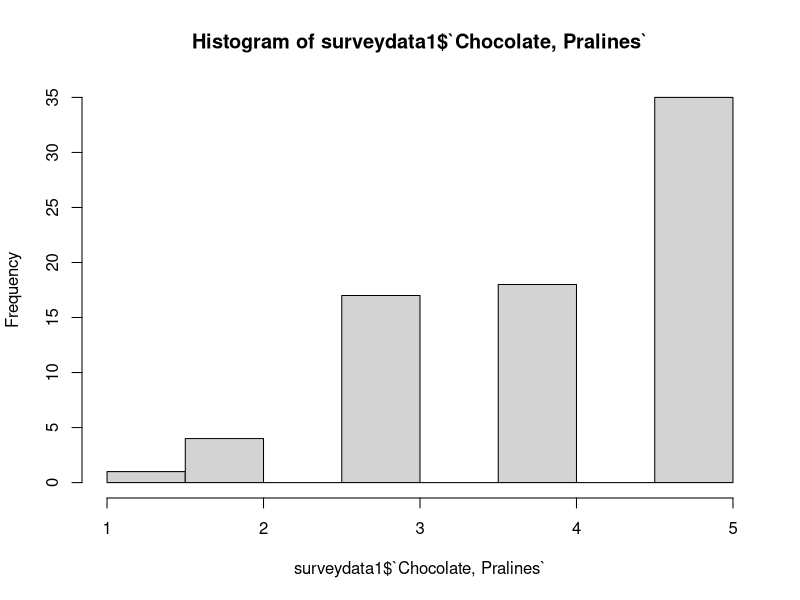
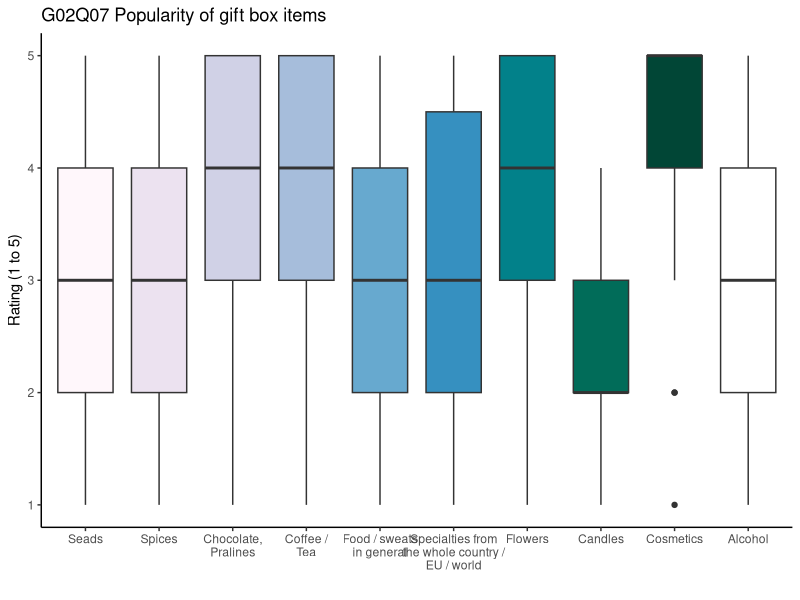
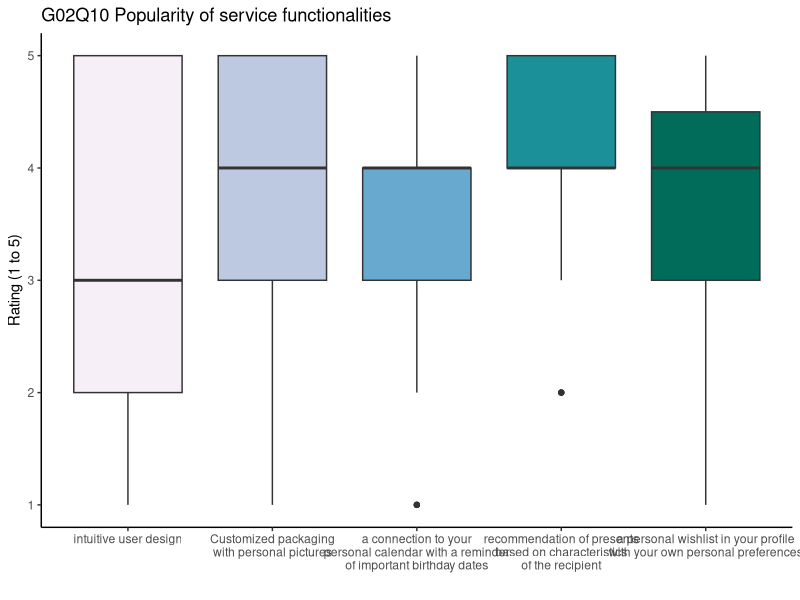
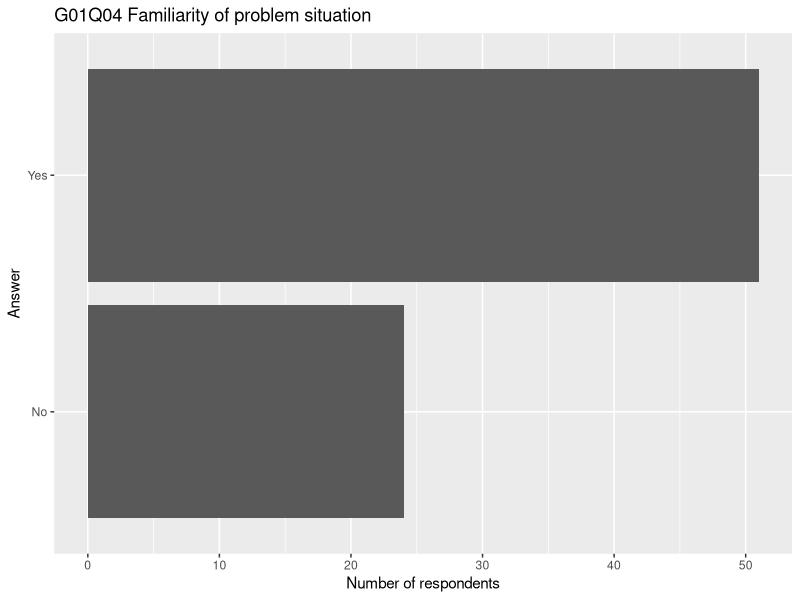

Write the R code that produced these figures, in order.
#######################################
#                                     #
#            gift giving              #
#          survey analysis            #
#                                     #
#            Thomas FROST             #
#           Antonia GERKEN            #
#           Anita LINDBERG            #
#             Diane OWIN              #
#                                     #
#       emlyon business school        #
#                                     #
#       https://lyonexchange.fr       #
#     gift-giving@lyonexchange.fr     #
#                                     #
#######################################



# 00 - Setup #############################

# setwd("~/Studium/Master/Module/5A2M21 Advanced Topics in Digital Marketing/Gruppenarbeit/GiftGiving")

# install.packages("tidyverse")
# install.packages("fastDummies")
# install.packages("openxlsx")
# install.packages("data.table")


library(tidyverse)
library(fastDummies)
library(openxlsx)
library(data.table)


# 01 - Read data #########################

surveydata <- read_csv(file = "results-survey282822_20211009-1210.csv")

# 02 - Clean data #########################

# delete incomplete answers
surveydata <- filter(surveydata, !is.na(submitdate))

# delete answer where control question is wrong
surveydata <- surveydata[surveydata$`G02Q10[SQ053]`  == 4, ]

# remove control question
surveydata1 <- subset(surveydata, select = -c(`G02Q10[SQ053]`) )

# remove time stamp
surveydata1 <- subset(surveydata1, select = -c(submitdate) )

# rename categorical columns----
oldnames <-  c('G01Q04','G01Q17', 'G01Q18', 'G01Q19', 'G01Q05', 'G02Q02','G03Q03', 'G03Q13', 'G03Q14',
             'G03Q15','G03Q16')
newnames <-  c('situation_fit','last_minute', 'remb_bday', 'online_gift', 
             'suitablegift','services_fit','age', 'gender', 'student', 'profession','country')
for(i in 1:length(newnames)) names(surveydata1)[names(surveydata1) == oldnames[i]] = newnames[i]

# rename G02Q07 ----

# How suitable are the following items in your opinion for an individualized gift box? 
# Consider as criteria the probability of sending a box with this to someone else by yourself 
# and how much you would find it a good gift if you would receive it yourself. 
# Consider 1 as a bad gift and 5 as the best possible option.

gifts_numbers <- c('G02Q07[SQ001]', 'G02Q07[SQ012]','G02Q07[SQ022]','G02Q07[SQ032]','G02Q07[SQ042]',
                   'G02Q07[SQ052]','G02Q07[SQ062]','G02Q07[SQ072]','G02Q07[SQ082]','G02Q07[SQ092]')
gifts_names <- c('Seads', 'Spices', 'Chocolate, Pralines', 'Coffee / Tea', 'Food / sweats in general', 
                 'Specialties from the whole country / EU / world', 'Flowers', 'Candles', 'Cosmetics', 
                 'Alcohol')
for(i in 1:length(gifts_names)) names(surveydata1)[names(surveydata1) == gifts_numbers[i]] = gifts_names[i]

# rename G01Q06 -----

# What do you usually give your friends (who do not live close to you) for their birthday?
gifts_numbers2 <- c('G01Q06[SQ001]', 'G01Q06[SQ002]', 'G01Q06[SQ003]', 'G01Q06[SQ004]', 'G01Q06[SQ005]')
gifts_names2 <- c('package', 'post_card','flowers', 'nothing_no_change','nothing_want_change')
for(i in 1:length(gifts_names2)) names(surveydata1)[names(surveydata1) == gifts_numbers2[i]] = gifts_names2[i]

# recode yes/no to 1/0 as dummies
surveydata1 <- dummy_cols(surveydata1, select_columns = gifts_names2, remove_selected_columns = TRUE)
# delete douplicated columns
surveydata1 <- subset(surveydata1, select = - c(package_No, post_card_No, flowers_No,
                                                nothing_no_change_No,nothing_want_change_No))

# rename G02Q10 ----

# Imagine that this service wants to help you not only for sending gifts to others but also
# wants to be your central point for all matters related to gifts. Which of the following 
# functionalities should the platform provide to be useful for you?(1 = not important at all
# and 5 = really important)
gifts_numbers3 <- c('G02Q10[SQ012]','G02Q10[SQ022]','G02Q10[SQ032]','G02Q10[SQ042]',
                    'G02Q10[SQ052]')
gifts_names3 <- c('Int_User_Design', 'Customized_packaging','per_calendar',
                  'recommendation','wishlist')
for(i in 1:length(gifts_names3)) names(surveydata1)[names(surveydata1) == gifts_numbers3[i]] = gifts_names3[i]


# recode variables in dummies ----

# situation_fit (G01Q04): yes = 1, last_minute (G01Q17): last min = 1, 
# hard_remb_bday(G01Q18): hard to remb = 1,; online_gift(G01Q19): yes = 1; 
# suitablegift (G01Q05): hard = yes = 1; services_fit (G02Q02): yes = 1;
# gender (G03Q13): male = 1; student (G03Q14): yes = 1;

# might adding age and country to the dummy list ?

dummy_var <- c('situation_fit','last_minute', 'remb_bday', 'online_gift', 
               'suitablegift','services_fit', 'gender', 'student')

surveydata1 <- dummy_cols(surveydata1, select_columns = dummy_var, remove_selected_columns = TRUE)

# delete douplicated columns
surveydata1 <- subset(surveydata1, select = - c(situation_fit_No, remb_bday_No,online_gift_No, 
                                                suitablegift_No, services_fit_No, 
                                                gender_Female, student_No))
# problem with deleting 'last_minute_In advance', because of '.. ..' in it

# Format Factor Variables ----
surveydata1$age <- as.factor(surveydata1$age)
surveydata1$profession <- as.factor(surveydata1$profession)
surveydata1$country <- as.factor(surveydata1$country)

# dummies as numeric 
surveydata1[,24:37] <- sapply(surveydata1[,24:37],as.numeric)


# 03 - Extracting text answers to excel ##############

text_answers <- c('G01Q11', 'G02Q08','G02Q09', 'G02Q12')

answers_G01Q11 <- unique(surveydata1['G01Q11'])
answers_G02Q08 <- unique(surveydata1['G02Q08'])
answers_G02Q09 <- unique(surveydata1['G02Q09'])
answers_G02Q12 <- unique(surveydata1['G02Q12'])

# export as  one excel
list_of_text_answers <- list("G01Q11" = answers_G01Q11, "G02Q08" = answers_G02Q08,
                             "G02Q09" = answers_G02Q09,
                         "G02Q12" = answers_G02Q12)
write.xlsx(list_of_text_answers, file = "survey_open_question_v1.xlsx", overwrite = TRUE)

# deleting open questions from data frame
surveydata1 <- subset(surveydata1, select = - c(G01Q11, G02Q08, G02Q09, G02Q12))

# 04 - Descriptive analysis ##############
summary(surveydata1)

# Plot Histogram of One Variable
hist(surveydata1$`Chocolate, Pralines`)





# 04.01 - popularity of the different gift items (G02Q07) #####
items <- c('Seads', 'Spices', 'Chocolate, Pralines', 'Coffee / Tea', 'Food / sweats in general', 'Specialties from the whole country / EU / world', 'Flowers', 'Candles', 'Cosmetics', 'Alcohol')
labels <- c('Seads', 'Spices', 'Chocolate,\nPralines', 'Coffee /\nTea', 'Food / sweats\nin general', 'Specialties from\nthe whole country /\nEU / world', 'Flowers', 'Candles', 'Cosmetics', 'Alcohol')

giftitems <- reshape(as.data.frame(surveydata[15:24]), times = items,
                     timevar = "gift", direction = "long",
                     varying = 1:10, v.names = "rating", idvar = "participant")

rownames(giftitems) <- 1:nrow(giftitems)
giftitems$gift <- as.factor(giftitems$gift)

itemsplot <- ggplot(giftitems, aes(x = gift, y = rating, fill = gift)) +
  theme_classic() +
  geom_boxplot() +
  ylab("Rating (1 to 5)") +
  xlab("") +
  ggtitle("G02Q07 Popularity of gift box items") +
  scale_x_discrete(labels= labels) +
  theme(legend.position="none") +
  scale_fill_brewer(palette="PuBuGn")
itemsplot



# 04.02 - popularity of different site functionalities (G02Q07) #####
functionalities <- c('intuitive user design', 'Customized packaging with personal pictures', 'a connection to your personal calendar with a reminder of important birthday dates', 'recommendation of presents based on characteristics of the recipient', 'a personal wishlist in your profile with your own personal preferences to help others finding the perfect gift for you (milk or dark chocolate, coffee or tea, ...)')
func_labels <- c('intuitive user design', 'Customized packaging\nwith personal pictures', 'a connection to your\npersonal calendar with a reminder\nof important birthday dates', 'recommendation of presents\nbased on characteristics\nof the recipient', 'a personal wishlist in your profile\nwith your own personal preferences')

func <- reshape(as.data.frame(surveydata[c(27:29, 31:32)]), times = functionalities,
                     timevar = "functionality", direction = "long",
                     varying = 1:5, v.names = "rating", idvar = "participant")

rownames(func) <- 1:nrow(func)
func$functionality <- as.factor(func$functionality)

funcplot <- ggplot(func, aes(x = functionality, y = rating, fill = functionality)) +
  theme_classic() +
  geom_boxplot() +
  ylab("Rating (1 to 5)") +
  xlab("") +
  ggtitle("G02Q10 Popularity of service functionalities") +
  scale_x_discrete(labels= func_labels) +
  theme(legend.position="none") +
  scale_fill_brewer(palette="PuBuGn")
funcplot



# 04.03 - Some simple percentages #############

# Format yes/no answer as Factor Variable
surveydata$G01Q04 <- as.factor(surveydata$G01Q04)


# Show percentage of the two answers
summary(surveydata$G01Q04)/nrow(surveydata)



# Share of early / late buyers
surveydata$G01Q17 <- as.factor(surveydata$G01Q17)
summary(surveydata$G01Q17)/nrow(surveydata)


# plot a simple bar diagram
plot <- ggplot(surveydata) +
  geom_bar(aes(x = G01Q04)) +
  ylab("Number of respondents") +
  xlab("Answer") +
  ggtitle("G01Q04 Familiarity of problem situation") +
  coord_flip()
plot
